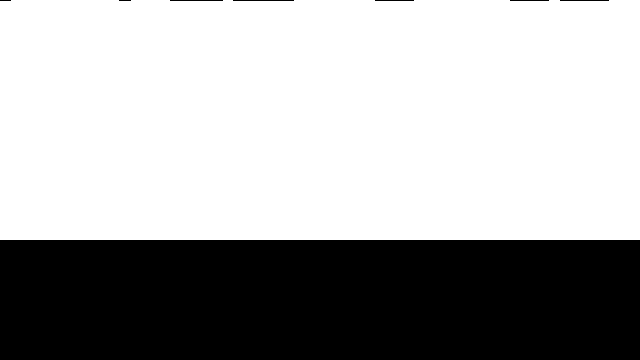
Frame 1 (no input)
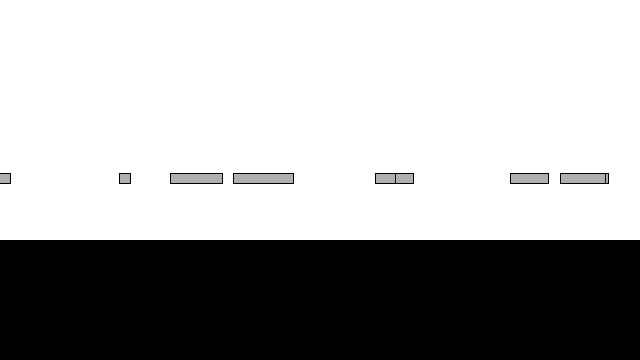
Frame 60 (the mouse pressed at the canvas centre just before this capture)
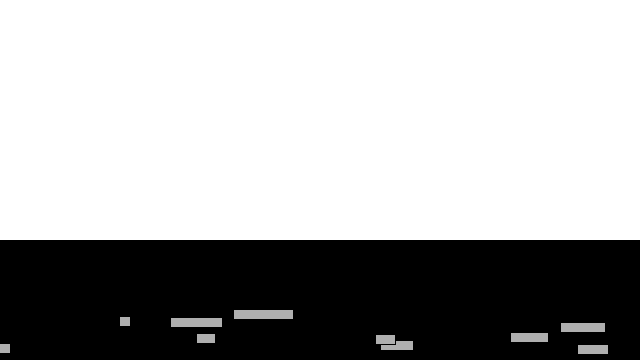
Frame 120 (the mouse held since frame 60 and released just before this capture)

The Processing sketch that drew these frames (run headless with seeded random() and noise(); from frame 60 on, the mouse is pressed at the canvas centre):

// Processing sketch: liquid
// ── liquid.pde
class Liquid {
  float coefficient;
  float w, h, x, y;
  
  Liquid() {
    coefficient = 0.1;
    w = width;
    h = height/3;
    x = 0;
    y = height - h;
  }
  
  PVector calcDrag(Mover m) {
    PVector d = m.vel.get();
    float s = d.mag();
    d.normalize();
    d.mult(sq(s) * -coefficient);
    d.mult(m.w/50);
    return d;
  }
  
  void display() {
    fill(0);
    rect(x, y, w, h);
  }
}

// ── main.pde
Mover[] movers;
Liquid liquid;
PVector gravity;

void setup() {
  size(640, 360);
  
  gravity = new PVector(0, 0.1);
  liquid = new Liquid();
  movers = new Mover[10];
  for(int i = 0; i < movers.length; i++) {
    movers[i] = new Mover(random(0, width), 0);
  }
}

void draw() {
  background(255);
  liquid.display();
  for(int i = 0; i < movers.length; i++) {
    Mover m = movers[i];
    if (m.isInside(liquid) == true) {
      PVector drag = liquid.calcDrag(m);
      m.applyForce(drag);
    }
    m.applyForce(PVector.mult(gravity, m.mass));
    
    m.update();
    m.checkEdges();
    m.display();
  }
}



// ── mover.pde
class Mover {
  PVector loc, vel, acc;
  float mass, w, h;
  
  Mover(float x, float y) {
    loc = new PVector(x, y);
    vel = new PVector(0, 0);
    acc = new PVector(0, 0);
    
    mass = 2;
    w = random(10, 100);
    h = 10;
  }
  
  void applyForce(PVector force) {
    PVector f = PVector.div(force, mass);
    acc.add(f);
  }
  
  void update() {
    vel.add(acc);
    loc.add(vel);
    acc.mult(0);                           
  }
  
  void display() {
    stroke(0);
    fill(175);
    rect(loc.x - w, loc.y - h, w, h);
  }
  
  boolean isInside(Liquid l) {
    if (loc.y > l.y) {
      return true;
    }
    return false;
  }
  
  void checkEdges() {
    if (loc.x > width) {
      vel.x *= -1;
      loc.x = width;
    }
    if (loc.x < 0) {
      vel.x *= -1;
      loc.x = 0;
    }
    if (loc.y > height) {
      vel.y *= -1;
      loc.y = height;
    }
    if (loc.y < 0) {
      vel.y *= -1;
      loc.y = 0; 
    }
  }
}
